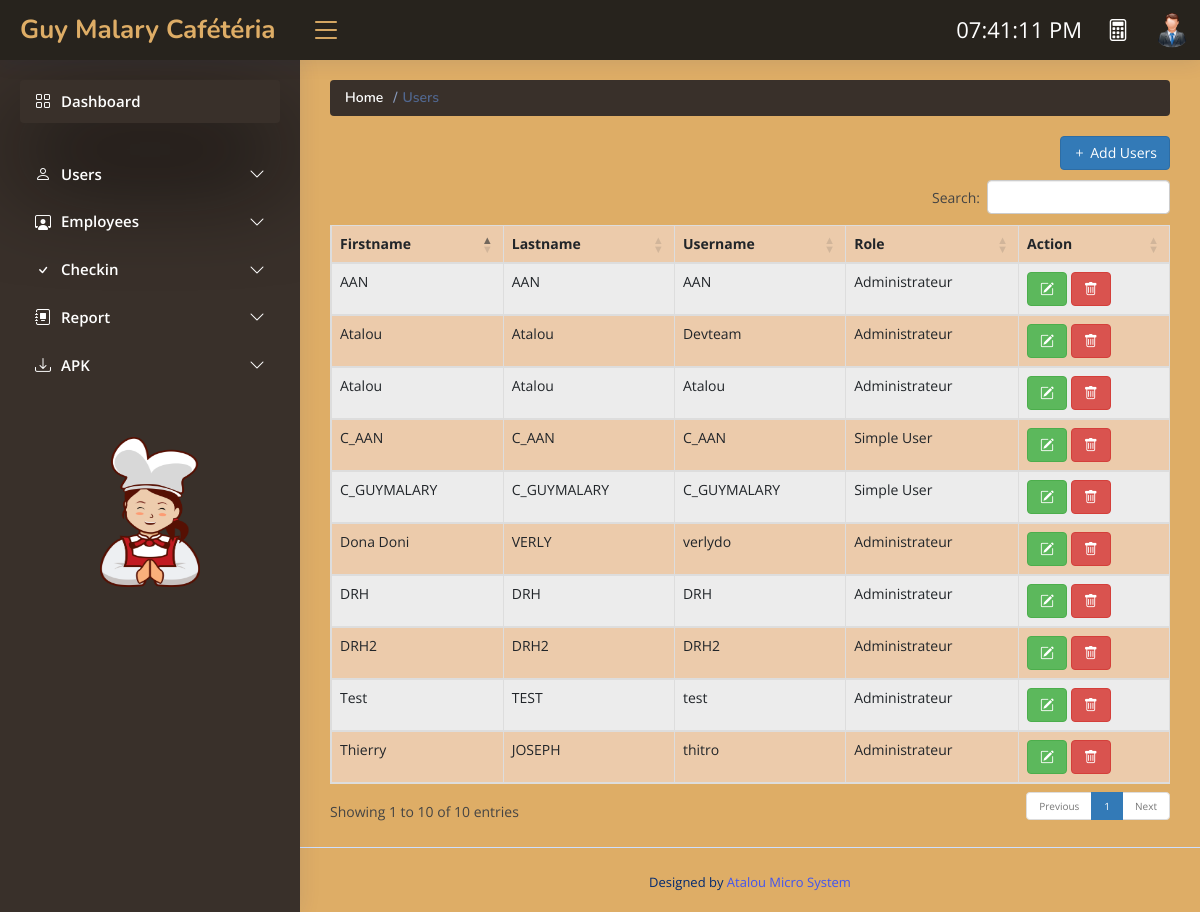
The app's page /views/admin/users.php (signed in) with its own data.
### tables this page shows
CREATE TABLE `users` (
  `id` int(11) NOT NULL,
  `id_role` int(11) NOT NULL,
  `prenom` varchar(255) NOT NULL,
  `nom` varchar(255) NOT NULL,
  `username` varchar(255) NOT NULL,
  `password` varchar(255) NOT NULL,
  `created_at` datetime NOT NULL DEFAULT CURRENT_TIMESTAMP
);

CREATE TABLE `role` (
  `id` int(11) NOT NULL,
  `nom` varchar(255) NOT NULL,
  `code` int(11) NOT NULL,
  `created_at` datetime NOT NULL DEFAULT CURRENT_TIMESTAMP
);

### src/config/Database.php (called while the page is built, shortened)
<?php
	class Database
	{
		private  $SERVERNAME = 'localhost';
		private  $USERNAME = 'root';
		private  $PASSWORD = '';
		protected  $conn = null;
		public function __construct()
		{
			try {
				$this->conn = new PDO("mysql:host=$this->SERVERNAME;dbname=airport_cafe", $this->USERNAME, $this->PASSWORD);
				$this->conn->setAttribute(PDO::ATTR_ERRMODE, PDO::ERRMODE_EXCEPTION);
			} catch (\PDOException $e) {
				die('Erreur => ' . $e);
			}
		}
		public function getConn()
		{
			return $this->conn;
		}
	}
?>

### src/config/Instance.php (called while the page is built, shortened)
<?php
class Instance
{
	public static  $dbValue = null;
	public static function getDB()
	{
		if (static::$dbValue == null) {
			static::$dbValue = new Database();
		}
		return  static::$dbValue->getConn();
	}
}

### src/dao/UserDao.php (called while the page is built, shortened)
<?php
	class UserDao
	{
		private $Auth;
		function __construct()
		{
			if ($this->Auth == null)
				$this->Auth = Instance::getDB();
		}
		function selectAllUsers()
		{
			$allusers_qry = $this->Auth->prepare("SELECT r.nom AS task, u.id, u.prenom, u.nom, u.username FROM `role` r JOIN `users` u ON r.id = u.id_role");
			$allusers_qry->execute();
			return $allusers_qry;
		}
	}
?>

### views/admin/users.php (the view, shortened to what this page needs)
<?php
		$userdao = new UserDao();
		$select_all_users = $userdao->selectAllUsers();
	include '../includes/header.php';
	include '../includes/sidebar.php';
?>
	<main id="main" class="main">
		<div class="pagetitle">
			<nav>
				<ol class="breadcrumb">
					<li class="breadcrumb-item"><a href="../admin/">Home</a></li>
					<li class="breadcrumb-item active">Users</li>
				</ol>
			</nav>
		</div>
		<section class="section">
			<div class="row mb-3">
				<div class="col-md-12">
					<a href="#form" class="btn btn-primary pull-right" data-toggle="modal"><i class="bi bi-plus"></i> <span>Add Users</span></a>
				</div>
			</div>
			<div class="row">
				<div class="col-md-12">
					<div class="">
						<div class="">
							<table id="example" class="table table-striped table-bordered dt-responsive nowrap custom-table" style="width:100%">
								<thead>
									<tr>
										<th>Firstname</th>
										<th>Lastname</th>
										<th>Username</th>
										<th>Role</th>
										<th>Action</th>
									</tr>
								</thead>
								<tbody>
									<?php
									 while($allusers = $select_all_users->fetch(PDO::FETCH_OBJ)):
									?>
										<tr>
											<td><?= $allusers->prenom; ?></td>
											<td><?= $allusers->nom; ?></td>
											<td><?= $allusers->username; ?></td>
											<td><?= $allusers->task; ?></td>
											<td>
												<button id="<?= $allusers->id; ?>" href="#editUser" class="btn btn-success edit-user" data-toggle="modal"><i class="bi bi-pencil-square" data-toggle="tooltip" title="Edit"></i></button>
												<a href="<?= $allusers->id; ?>" class="btn btn-danger delete-user"><i class="bi bi-trash" data-toggle="tooltip" title="Delete"></i></a>
											</td>
										</tr>
									<?php
									 endwhile;
									?>
								</tbody>
							</table>
						</div>
					</div>
				</div>
			</div>
		</section>
	</main>
<?php include '../includes/footer.php'; ?>

### views/includes/header.php (shortened to what this page needs)
<!DOCTYPE html>
<html lang="en">
	<head>
		<link href="http://localhost/cafeguymalary/public/vendor/bootstrap/css/bootstrap.min.css" rel="stylesheet">
		<link href="http://localhost/cafeguymalary/public/vendor/bootstrap-icons/bootstrap-icons.css" rel="stylesheet">
		<link href="http://localhost/cafeguymalary/public/vendor/boxicons/css/boxicons.min.css" rel="stylesheet">
		<link href="http://localhost/cafeguymalary/public/vendor/quill/quill.snow.css" rel="stylesheet">
		<link href="http://localhost/cafeguymalary/public/vendor/quill/quill.bubble.css" rel="stylesheet">
		<link href="http://localhost/cafeguymalary/public/vendor/remixicon/remixicon.css" rel="stylesheet">
		<link href="http://localhost/cafeguymalary/public/vendor/simple-datatables/style.css" rel="stylesheet">
		<link rel="stylesheet" href="https://cdn.datatables.net/1.13.4/css/dataTables.bootstrap5.min.css">
		<link rel="stylesheet" href="https://maxcdn.bootstrapcdn.com/bootstrap/3.3.7/css/bootstrap.min.css">
		<link rel="stylesheet" href="https://cdn.datatables.net/responsive/2.4.1/css/responsive.bootstrap.min.css">
		<link rel="stylesheet" type="text/css" href="https://cdn.jsdelivr.net/npm/toastify-js/src/toastify.min.css">
		<link href="http://localhost/cafeguymalary/public/assets/css/dasboard.css" rel="stylesheet">
	</head>
	<body>
		<header id="header" class="header fixed-top d-flex align-items-center">
			<div class="d-flex align-items-center justify-content-between">
				<a href="index.html" class="logo d-flex align-items-center">
					<span class="d-none d-lg-block">Guy Malary Cafétéria</span>
				</a>
				<i class="bi bi-list toggle-sidebar-btn"></i>
			</div>
			<nav class="header-nav ms-auto">
				<ul class="d-flex align-items-center">
					<li class="nav-item">
						<span id="time" class="nav-link nav-icon"></span>
					</li>
					<li class="nav-item dropdown">
						<a href="#calculateModal" class="nav-link nav-icon" data-toggle="modal">
							<i class="bi bi-calculator" data-toggle="tooltip" title="Calculator"></i></a>
					</li>
					<li class="nav-item dropdown pe-3">
						<a class="nav-link nav-profile d-flex align-items-center pe-0" href="#" data-bs-toggle="dropdown">
							<img src="../../public/assets/img/default-icon.png" alt="Profile" class="rounded-circle">
						</a>
					</li>
				</ul>
			</nav>
		</header>

### views/includes/sidebar.php (shortened to what this page needs)
<aside id="sidebar" class="sidebar">
	<ul class="sidebar-nav" id="sidebar-nav">
		<li class="nav-item">
			<a class="nav-link" href="http://localhost/cafeguymalary/views/admin" style="margin-bottom: 30px;">
				<i class="bi bi-grid"></i>
				<span>Dashboard</span>
			</a>
		</li>
		<li class="nav-item">
			<a class="nav-link collapsed" data-bs-target="#user-nav" data-bs-toggle="collapse" href="#">
				<i class="bi bi-person"></i><span>Users</span><i class="bi bi-chevron-down ms-auto"></i>
			</a>
		</li>
		<li class="nav-item">
			<a class="nav-link collapsed" data-bs-target="#employe-nav" data-bs-toggle="collapse" href="#">
				<i class="bi bi-person-workspace"></i><span>Employees</span><i class="bi bi-chevron-down ms-auto"></i>
			</a>
		</li>
		<li class="nav-item">
			<a class="nav-link collapsed" data-bs-target="#checkin-nav" data-bs-toggle="collapse" href="#">
				<i class="bi bi-check"></i><span>Checkin</span><i class="bi bi-chevron-down ms-auto"></i>
			</a>
		</li>
		<li class="nav-item">
			<a class="nav-link collapsed" data-bs-target="#reports-nav" data-bs-toggle="collapse" href="#">
				<i class="bi bi-journal-album"></i><span>Report</span><i class="bi bi-chevron-down ms-auto"></i>
			</a>
		</li>
		<li class="nav-item">
			<a class="nav-link collapsed" data-bs-target="#apk-nav" data-bs-toggle="collapse" href="#">
				<i class="bi bi-download"></i><span>APK</span><i class="bi bi-chevron-down ms-auto"></i>
			</a>
		</li>
		<p style="margin-top: 50px; text-align: center;">
			<img width="100" height="150" src="http://localhost/cafeguymalary/public/assets/img/female-chef.png" alt="">
		</p>
	</ul>
</aside>

### views/includes/footer.php (shortened to what this page needs)
		<footer id="footer" class="footer">
			<div class="credits">
				Designed by <a href="">Atalou Micro System</a>
			</div>
		</footer>
		<link href="https://cdn.datatables.net/buttons/2.3.6/css/buttons.bootstrap5.min.css" rel="stylesheet" />
		<link href="https://cdn.datatables.net/datetime/1.4.0/css/dataTables.dateTime.min.css" rel="stylesheet" />
		<link href="https://cdn.datatables.net/responsive/2.4.1/css/responsive.bootstrap5.min.css" rel="stylesheet" />
	</body>
</html>

### public/assets/css/dasboard.css (style rules this page uses)
:root { scroll-behavior: smooth; }
body { font-family: "Open Sans", sans-serif; background: #f6f9ff; color: #444444; }
a { color: #4154f1; text-decoration: none; }
#main { margin-top: 60px; padding: 20px 30px; transition: all 0.3s; }
.pagetitle { margin-bottom: 10px; }
.breadcrumb { font-size: 14px; font-family: "Nunito", sans-serif; color: #ffff; background-color: #39302a; font-weight: 600; }
.breadcrumb a { color: #ffff; transition: 0.3s; }
.breadcrumb .breadcrumb-item::before { color: #899bbd; }
.breadcrumb .active { color: #51678f; font-weight: 600; }
.logo { line-height: 1; }
@media (min-width: 1200px) { .logo { width: 280px; } }
.logo span { font-size: 26px; font-weight: 700; color: #dead66; font-family: "Nunito", sans-serif; }
.header { transition: all 0.5s; z-index: 997; height: 60px; box-shadow: 0px 2px 20px rgba(1, 41, 112, 0.1); background-color: #27231d; padding-left: 20px; }
.header .toggle-sidebar-btn { font-size: 32px; padding-left: 10px; cursor: pointer; color: #dead66; }
.header-nav ul { list-style: none; }
.header-nav>ul { margin: 0; padding: 0; }
.header-nav .nav-icon { font-size: 22px; color: #ffff; margin-right: 25px; position: relative; }
.header-nav .nav-profile { color: #ffff; }
.header-nav .nav-profile img { max-height: 36px; }
.sidebar { position: fixed; top: 60px; left: 0; bottom: 0; width: 300px; z-index: 996; transition: all 0.3s; padding: 20px; overflow-y: auto; scrollbar-width: thin; scrollbar-color: #aab7cf transparent; box-shadow: 0px 0px 20px rgba(1, 41, 112, 0.1); background-color: #39302a; }
@media (min-width: 1200px) { #main, #footer { margin-left: 300px; background-color: #dead66; } }
.sidebar-nav { padding: 0; margin: 0; list-style: none; }
.sidebar-nav li { padding: 0; margin: 0; list-style: none; }
.sidebar-nav .nav-item { margin-bottom: 5px; }
.sidebar-nav .nav-link { display: flex; align-items: center; font-size: 15px; font-weight: 600; color: #fff; transition: 0.3; box-shadow: #070606 0px 48px 100px 0px; padding: 10px 15px; border-radius: 4px; }
.sidebar-nav .nav-link i { font-size: 16px; margin-right: 10px; color: #ffffff; }
.sidebar-nav .nav-link.collapsed { color: #ffff; box-shadow: none; }
.sidebar-nav .nav-link.collapsed i { color: #ffff; }
.sidebar-nav .nav-link .bi-chevron-down { margin-right: 0; transition: transform 0.2s ease-in-out; }
.footer { padding: 20px 0; font-size: 14px; transition: all 0.3s; border-top: 1px solid #cddfff; }
.footer .credits { padding-top: 5px; text-align: center; font-size: 13px; color: #012970; }
.custom-table { background-color: #ECCBAB; }

### records on screen
users: prenom "Atalou", nom "Atalou", username "Devteam", id_role.nom "Administrateur"
users: prenom "AAN", nom "AAN", username "AAN", id_role.nom "Administrateur"
users: prenom "Atalou", nom "Atalou", username "Atalou", id_role.nom "Administrateur"
users: prenom "C_AAN", nom "C_AAN", username "C_AAN", id_role.nom "Simple User"
users: prenom "C_GUYMALARY", nom "C_GUYMALARY", username "C_GUYMALARY", id_role.nom "Simple User"
users: prenom "DRH", nom "DRH", username "DRH", id_role.nom "Administrateur"
users: prenom "Test", nom "TEST", username "test", id_role.nom "Administrateur"
users: prenom "Thierry", nom "JOSEPH", username "thitro", id_role.nom "Administrateur"
users: prenom "Dona Doni", nom "VERLY", username "verlydo", id_role.nom "Administrateur"
users: prenom "DRH2", nom "DRH2", username "DRH2", id_role.nom "Administrateur"
